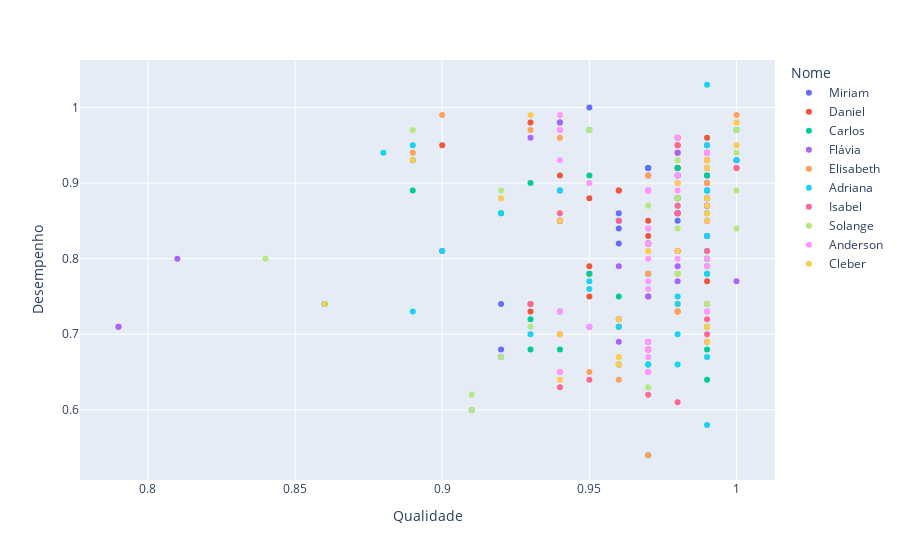

The notebook cell this image was saved under:
### Markdown cell above
## Qualidade e Desempenho por Nome

### Code cell
data = Dim_Pessoa_Plano

fig = px.scatter(data, x="Qualidade", y="Desempenho", color="Nome")
fig.show()

### Figure 1 — Plotly figure (JSON) as saved in the notebook; plotly's stock layout.template omitted (floating-point values rounded to 4 significant figures)
{"data": [{"hovertemplate": "Nome=Miriam<br>Qualidade=%{x}<br>Desempenho=%{y}<extra></extra>", "legendgroup": "Miriam", "marker": {"color": "#636efa", "symbol": "circle"}, "mode": "markers", "name": "Miriam", "orientation": "v", "showlegend": true, "type": "scatter", "x": [0.96, 0.96, 0.97, 0.99, 0.98, 1, 0.99, 0.99, 0.92, 0.92, 0.97, 0.97, 0.99, 0.98, 0.99, 0.92, 0.98, 0.96, 0.97, 0.97, 0.97, 0.97, 0.96, 0.97, 0.96, 0.96, 0.98, 0.95], "xaxis": "x", "y": [0.84, 0.85, 0.82, 0.8, 0.86, 0.93, 0.95, 0.87, 0.74, 0.67, 0.82, 0.82, 0.91, 0.91, 0.92, 0.68, 0.88, 0.82, 0.92, 0.78, 0.92, 0.82, 0.72, 0.92, 0.86, 0.66, 0.85, 1], "yaxis": "y"}, {"hovertemplate": "Nome=Daniel<br>Qualidade=%{x}<br>Desempenho=%{y}<extra></extra>", "legendgroup": "Daniel", "marker": {"color": "#EF553B", "symbol": "circle"}, "mode": "markers", "name": "Daniel", "orientation": "v", "showlegend": true, "type": "scatter", "x": [0.95, 0.9, 0.95, 0.98, 0.97, 0.98, 0.98, 0.96, 0.99, 0.79, 0.93, 0.99, 0.98, 0.96, 0.99, 0.98, 0.99, 0.97, 0.98, 0.95, 0.94, 0.94, 0.97, 0.95, 0.97, 0.93, 0.93, 0.97, 0.94, 0.94, 0.96, 0.98, 0.99, 0.98], "xaxis": "x", "y": [0.79, 0.95, 0.88, 0.92, 0.85, 0.96, 0.86, 0.89, 0.9, 0.71, 0.98, 0.96, 0.92, 0.89, 0.71, 0.86, 0.94, 0.68, 0.94, 0.78, 0.85, 0.91, 0.89, 0.75, 0.75, 0.74, 0.73, 0.83, 0.85, 0.85, 0.71, 0.73, 0.77, 0.95], "yaxis": "y"}, {"hovertemplate": "Nome=Carlos<br>Qualidade=%{x}<br>Desempenho=%{y}<extra></extra>", "legendgroup": "Carlos", "marker": {"color": "#00cc96", "symbol": "circle"}, "mode": "markers", "name": "Carlos", "orientation": "v", "showlegend": true, "type": "scatter", "x": [0.93, 0.96, 0.89, 0.94, 0.97, 0.94, 0.98, 0.99, 0.95, 0.99, 0.86, 1, 0.96, 0.98, 0.92, 0.95, 0.99, 0.99, 0.93, 0.89, 0.99, 0.99, 0.99, 0.99, 0.93, 0.97], "xaxis": "x", "y": [0.68, 0.75, 0.93, 0.68, 0.54, 0.73, 0.88, 0.91, 0.78, 0.8, 0.74, 0.97, 0.66, 0.92, 0.86, 0.91, 0.78, 0.83, 0.72, 0.89, 0.68, 0.79, 0.86, 0.64, 0.9, 0.66], "yaxis": "y"}, {"hovertemplate": "Nome=Flávia<br>Qualidade=%{x}<br>Desempenho=%{y}<extra></extra>", "legendgroup": "Flávia", "marker": {"color": "#ab63fa", "symbol": "circle"}, "mode": "markers", "name": "Flávia", "orientation": "v", "showlegend": true, "type": "scatter", "x": [0.94, 0.93, 1, 0.99, 0.98, 0.97, 0.98, 0.98, 0.99, 0.97, 0.91, 0.99, 0.98, 0.9, 0.97, 0.79, 0.95, 0.94, 0.99, 0.98, 0.94, 1, 0.99, 0.97, 0.99, 0.98, 0.81, 0.96, 0.96], "xaxis": "x", "y": [0.98, 0.96, 0.93, 0.85, 0.91, 0.91, 0.81, 0.94, 0.89, 0.75, 0.6, 0.87, 0.86, 0.81, 0.82, 0.71, 0.71, 0.89, 0.85, 0.79, 0.98, 0.77, 0.83, 0.69, 0.87, 0.77, 0.8, 0.79, 0.69], "yaxis": "y"}, {"hovertemplate": "Nome=Elisabeth<br>Qualidade=%{x}<br>Desempenho=%{y}<extra></extra>", "legendgroup": "Elisabeth", "marker": {"color": "#FFA15A", "symbol": "circle"}, "mode": "markers", "name": "Elisabeth", "orientation": "v", "showlegend": true, "type": "scatter", "x": [0.96, 0.95, 0.99, 0.99, 0.94, 0.99, 0.94, 0.98, 0.94, 1, 0.99, 0.99, 0.97, 0.97, 0.89, 0.99, 0.93, 0.99, 0.98, 0.97, 0.98, 0.98, 0.99, 0.99, 0.98, 0.99, 0.9], "xaxis": "x", "y": [0.64, 0.65, 0.9, 0.93, 0.65, 0.92, 0.73, 0.88, 0.96, 0.99, 0.8, 0.9, 0.54, 0.91, 0.94, 0.92, 0.97, 0.88, 0.78, 0.78, 0.73, 0.73, 0.93, 0.88, 0.74, 0.79, 0.99], "yaxis": "y"}, {"hovertemplate": "Nome=Adriana<br>Qualidade=%{x}<br>Desempenho=%{y}<extra></extra>", "legendgroup": "Adriana", "marker": {"color": "#19d3f3", "symbol": "circle"}, "mode": "markers", "name": "Adriana", "orientation": "v", "showlegend": true, "type": "scatter", "x": [0.89, 0.95, 0.96, 0.95, 0.98, 0.86, 0.9, 0.98, 0.92, 0.99, 0.89, 0.98, 1, 0.99, 0.99, 0.98, 0.98, 0.99, 0.94, 0.93, 0.99, 0.99, 0.99, 0.88, 0.95, 0.99, 0.99, 0.99, 0.99, 0.99, 0.99, 0.98, 0.94, 0.97], "xaxis": "x", "y": [0.95, 0.97, 0.71, 0.77, 0.7, 0.74, 0.81, 0.87, 0.86, 0.92, 0.73, 0.74, 0.93, 0.95, 0.8, 0.86, 0.75, 0.89, 0.85, 0.7, 0.81, 1.03, 0.83, 0.94, 0.76, 0.78, 0.58, 0.67, 0.89, 0.88, 0.89, 0.66, 0.89, 0.66], "yaxis": "y"}, {"hovertemplate": "Nome=Isabel<br>Qualidade=%{x}<br>Desempenho=%{y}<extra></extra>", "legendgroup": "Isabel", "marker": {"color": "#FF6692", "symbol": "circle"}, "mode": "markers", "name": "Isabel", "orientation": "v", "showlegend": true, "type": "scatter", "x": [0.94, 0.94, 0.97, 0.97, 0.98, 0.99, 0.98, 1, 0.98, 0.99, 0.98, 1, 0.99, 0.99, 0.99, 0.95, 0.97, 0.99, 0.94, 0.96, 0.97, 0.98, 0.98, 0.93, 0.98, 0.99, 0.94, 0.99, 0.99], "xaxis": "x", "y": [0.63, 0.7, 0.65, 0.82, 0.86, 0.69, 0.81, 0.92, 0.87, 0.93, 0.96, 0.92, 0.88, 0.81, 0.94, 0.64, 0.68, 0.7, 0.85, 0.85, 0.62, 0.95, 0.61, 0.74, 0.86, 0.72, 0.86, 0.74, 0.94], "yaxis": "y"}, {"hovertemplate": "Nome=Solange<br>Qualidade=%{x}<br>Desempenho=%{y}<extra></extra>", "legendgroup": "Solange", "marker": {"color": "#B6E880", "symbol": "circle"}, "mode": "markers", "name": "Solange", "orientation": "v", "showlegend": true, "type": "scatter", "x": [0.95, 0.92, 0.91, 0.97, 0.96, 0.84, 1, 0.99, 0.99, 0.97, 0.99, 0.98, 0.97, 0.91, 1, 0.89, 0.98, 1, 0.95, 0.92, 0.98, 0.99, 0.98, 0.99, 1, 0.93], "xaxis": "x", "y": [0.9, 0.89, 0.6, 0.63, 0.66, 0.8, 0.97, 0.92, 0.73, 0.87, 0.71, 0.88, 0.82, 0.62, 0.84, 0.97, 0.93, 0.94, 0.97, 0.67, 0.78, 0.74, 0.84, 0.8, 0.89, 0.71], "yaxis": "y"}, {"hovertemplate": "Nome=Anderson<br>Qualidade=%{x}<br>Desempenho=%{y}<extra></extra>", "legendgroup": "Anderson", "marker": {"color": "#FF97FF", "symbol": "circle"}, "mode": "markers", "name": "Anderson", "orientation": "v", "showlegend": true, "type": "scatter", "x": [0.94, 0.94, 0.97, 0.99, 0.95, 0.97, 0.99, 0.99, 0.99, 0.99, 0.95, 0.97, 0.97, 0.97, 0.94, 0.98, 0.94, 0.97, 0.99, 0.99, 0.94, 0.98, 0.97, 0.98, 0.98, 0.94, 0.99, 0.97, 0.97, 0.97, 0.97, 0.98, 0.97, 0.97, 0.98, 0.99, 0.99, 0.97], "xaxis": "x", "y": [0.97, 0.93, 0.68, 0.8, 0.9, 0.82, 0.92, 0.92, 0.73, 0.94, 0.71, 0.84, 0.89, 0.65, 0.73, 0.96, 0.65, 0.89, 0.85, 0.92, 0.97, 0.91, 0.84, 0.8, 0.9, 0.99, 0.94, 0.77, 0.76, 0.69, 0.8, 0.89, 0.67, 0.65, 0.9, 0.79, 0.73, 0.89], "yaxis": "y"}, {"hovertemplate": "Nome=Cleber<br>Qualidade=%{x}<br>Desempenho=%{y}<extra></extra>", "legendgroup": "Cleber", "marker": {"color": "#FECB52", "symbol": "circle"}, "mode": "markers", "name": "Cleber", "orientation": "v", "showlegend": true, "type": "scatter", "x": [0.92, 0.94, 0.99, 0.94, 0.99, 0.99, 0.99, 1, 0.94, 0.98, 0.89, 0.98, 0.86, 0.99, 1, 0.99, 0.96, 0.97, 0.97, 0.93, 0.99, 0.96, 0.96, 0.96, 0.96, 0.99, 1], "xaxis": "x", "y": [0.88, 0.64, 0.71, 0.7, 0.88, 0.86, 0.92, 0.98, 0.85, 0.9, 0.93, 0.81, 0.74, 0.69, 0.98, 0.87, 0.66, 0.81, 0.81, 0.99, 0.93, 0.66, 0.72, 0.67, 0.67, 0.85, 0.95], "yaxis": "y"}], "layout": {"legend": {"title": {"text": "Nome"}, "tracegroupgap": 0}, "margin": {"t": 60}, "xaxis": {"anchor": "y", "domain": [0, 1], "title": {"text": "Qualidade"}}, "yaxis": {"anchor": "x", "domain": [0, 1], "title": {"text": "Desempenho"}}}}
